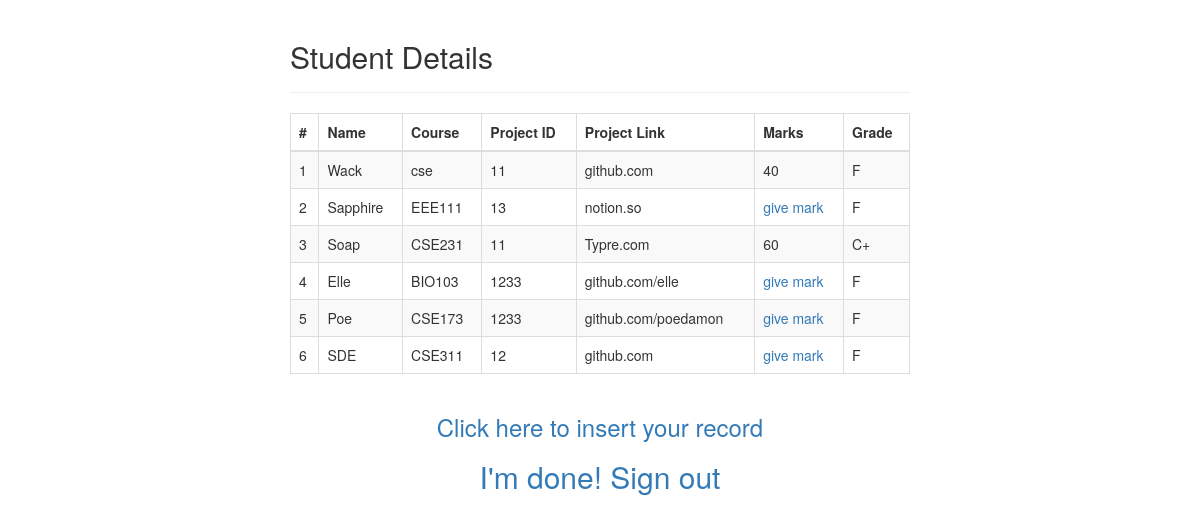
/Crud/teacher.php, run on the app's committed database.
### tables this page shows
CREATE TABLE `students` (
  `id` int(11) NOT NULL,
  `name` varchar(100) NOT NULL,
  `course` varchar(255) NOT NULL,
  `project_id` int(10) NOT NULL,
  `project_link` varchar(255) NOT NULL,
  `user_id` int(15) NOT NULL,
  `marks` int(11) NOT NULL
);

### Crud/teacher.php (the view, shortened to what this page needs)
<!DOCTYPE html>
<html >
<head>
    <link rel="stylesheet" href="https://maxcdn.bootstrapcdn.com/bootstrap/3.3.7/css/bootstrap.css">
</head>
<body bgcolor="#def28d">
    <div class="wrapper">
        <div class="container-fluid">
            <div class="row">
                <div class="col-md-12">
                    <div class="page-header clearfix">
                        <h2 class="pull-left">Student Details</h2>
                    </div>
                    <?php
                    require_once "connect.php";
                    $sql = "SELECT * FROM students";
                    if($result = mysqli_query($link, $sql)){
                        if(mysqli_num_rows($result) > 0){
                            echo "<table class='table table-bordered table-striped'>";
                                echo "<thead>";
                                    echo "<tr>";
                                        echo "<th>#</th>";
                                        echo "<th>Name</th>";
                                        echo "<th>Course</th>";
                                        echo "<th>Project ID</th>";
                                        echo "<th>Project Link</th>";
                                        echo "<th>Marks</th>";
                                        echo "<th>Grade</th>";
                                    echo "</tr>";
                                echo "</thead>";
                                echo "<tbody>";
                                $i=0;
                                while($row = mysqli_fetch_array($result)){
                                    $i++;
                                    echo "<tr>";
                                        echo "<td>" . $i . "</td>";
                                        echo "<td>" . $row['name'] . "</td>";
                                        echo "<td>" . $row['course'] . "</td>";
                                        echo "<td>" . $row['project_id'] . "</td>";
                                        echo "<td>" . $row['project_link'] . "</td>";
                                        if ($row['marks'] == 0) {
                                            echo "<td><a href='teacher_edit.php?id=".$row['id']."'>give mark</a></td>";
                                        }else{
                                            echo "<td>" .$row['marks']. "</td>";
                                        }
                                        if ($row['marks'] >= 90) {
                                            echo "<td>A</td>";;
                                        }elseif($row['marks'] >= 87){
                                            echo "<td>A-</td>";
                                        }elseif($row['marks'] >= 80){
                                            echo "<td>B</td>";
                                        }elseif($row['marks'] >= 60){
                                            echo "<td>C+</td>";
                                        }else{
                                            echo "<td>F</td>";
                                        }
                                    echo "</tr>";
                                }
                                echo "</tbody>";
                            echo "</table>";
                        } else{
                            echo "<p class='lead'><em>No records were found.</em></p>";
                        }
                    } else{
                        echo "ERROR: Could not able to execute $sql. " . mysqli_error($link);
                    }
                    ?>
                </div>
            </div>
        </div>
    </div> <center>
    <p><h3><a href="welcome.php">Click here to insert your record</a></h3></p>
    <p><h2> <a href="logout.php" > I'm done! Sign out</a></h2>
    </p>
    </center>
</body>
</html>

### Crud/teacher.php (style rules this page uses)
.wrapper { width: 650px; margin: 0 auto; }
.page-header h2 { margin-top: 0; }

### data on the page
students: name "Wack", course "cse", project "11", project_link "github.com", marks "40", shows "F"
students: name "Sapphire", course "EEE111", project "13", project_link "notion.so", marks "F"
students: name "Soap", course "CSE231", project "11", project_link "Typre.com", marks "60", shows "C+"
students: name "Elle", course "BIO103", project "1233", project_link "github.com/elle", marks "F"
students: name "Poe", course "CSE173", project "1233", project_link "github.com/poedamon", marks "F"
students: name "SDE", course "CSE311", project "12", project_link "github.com", marks "F"
